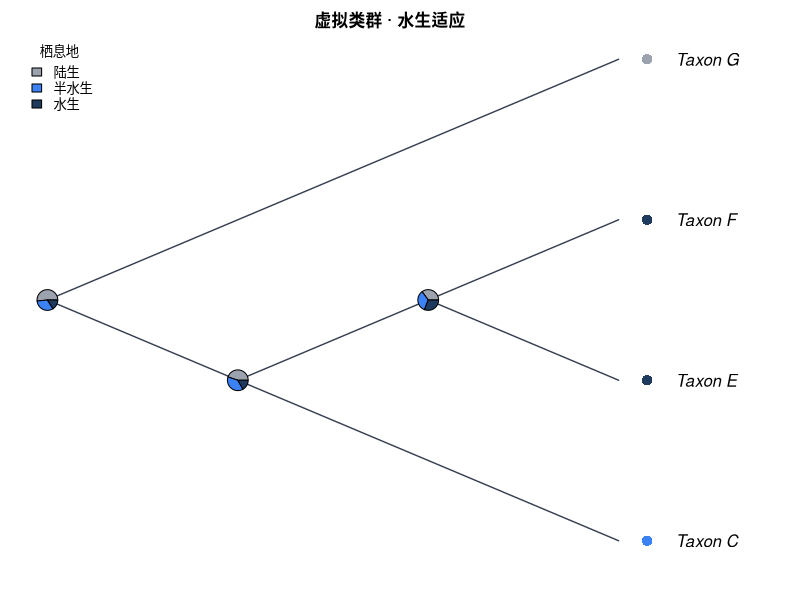

This figure's R source:
#!/usr/bin/env Rscript
# CladeForge reproducible-analysis script
# Project : 虚拟类群 · 水生适应
# Format  : CladeForge project v0.1.0
#
# What this script reproduces, and what it does not:
#   REPRODUCED (same algorithms as the application):
#     * Sankoff parsimony with the project's step matrix (advisory baseline);
#     * equal-rates Mk ancestral-state reconstruction (pruning + up-pass), i.e.
#       the posterior probabilities the app reports.
#   APPROXIMATED:
#     * a PDF figure drawn from the same data — character-coloured tips,
#       posterior pies, legend — in the project's cladogram layout
#       (equal branch spacing, like the CladeForge cladogram (branch lengths ignored)). It is NOT a pixel copy of the on-screen figure: manual
#       node positions, collapsed clades, custom reticulation edges, era bands
#       and the interactive ladderising order are GUI state that ape does not
#       consume. The topology, tip labels, states and posteriors are identical;
#       the geometry is a same-data rendering.
#   Branch lengths: present, used as given.
# Run with: Rscript this_file.R   (install.packages("ape") if needed)

library(ape)

# The tree is assembled from vectors rather than parsed from Newick, so every
# label survives byte-exact even where ape's own reader would mangle it.
tree <- structure(
  list(
    edge = matrix(c(5, 6, 5, 1, 6, 2, 6, 7, 7, 3, 7, 4), ncol = 2, byrow = TRUE),
    edge.length = c(1, 5, 7, 11, 41, 41),
    Nnode = 3L,
    tip.label = c("Taxon_G", "Taxon_C", "Taxon_E", "Taxon_F"),
    node.label = c("Taxon_A", "Taxon_B", "Taxon_D")
  ),
  class = "phylo"
)

# Branch lengths, with an explicit unit-length fallback: a cladogram-only project
# serialises no lengths at all, and 1 / mean(NULL) would poison every
# transition probability below.
bl <- tree$edge.length
if (is.null(bl) || !any(is.finite(bl) & bl > 0)) {
  bl <- rep(1, nrow(tree$edge))
  cat("NOTE: the tree carries no usable branch lengths; Mk probabilities and the\n")
  cat("      figure use unit (equal) branch lengths, i.e. topology-only inference.\n\n")
}

# Equal-rates Mk rate: one expected substitution per mean branch, so the
# transition probabilities are invariant to the tree's absolute scale. Every
# length above is already resolved the way the application resolves it (a
# recorded 0 is a real zero; unset / negative / non-finite became 1), so the mean
# runs over ALL of them — filtering here would drop zero-length and unmeasured
# edges from the average and make this script reconstruct at a different rate
# than the application reports. Deriving it from the fallback-protected bl
# above is what keeps the rate finite for a cladogram-only project.
rate <- 1 / mean(bl)


characters <- list(
  list(
    name = "栖息地",
    type = "discrete",
    states = c("陆生", "半水生", "水生"),
    colors = c("#9ca3af", "#3b82f6", "#1e3a5f"),
    cost = matrix(c(0, 2, 3, 2, 0, 1, 3, 1, 0), nrow = 3, byrow = TRUE),
    tips = c("Taxon_C" = "半水生", "Taxon_E" = "水生", "Taxon_F" = "水生", "Taxon_G" = "陆生")
  ),
  list(
    name = "运动方式",
    type = "discrete",
    states = c("跖行", "划水游动", "摆尾游动"),
    colors = c("#b45309", "#0ea5e9", "#1e3a8a"),
    cost = matrix(c(0, 2, 3, 5, 0, 1, 5, 5, 0), nrow = 3, byrow = TRUE),
    tips = c("Taxon_C" = "划水游动", "Taxon_E" = "摆尾游动", "Taxon_F" = "摆尾游动", "Taxon_G" = "跖行")
  )
)

# --- helpers ----------------------------------------------------------------

## Equal-rates (ER) Mk transition matrix P(t): the same closed form used by
## CladeForge's inference assistant. The rate is scaled by the mean branch
## length so probabilities are invariant to the tree's absolute scale.
p_er <- function(t, k, rate) {
  e <- exp(-k * rate * t)
  P <- matrix(1 / k, k, k) - (1 / k) * e
  diag(P) <- 1 / k + ((k - 1) / k) * e
  P
}

## Sankoff parsimony down/up pass. 'cost' is k x k; tips absent from tip_states
## are treated as missing data.
sankoff <- function(tree, tip_states, states, cost) {
  ntip <- length(tree$tip.label)
  k <- length(states)
  sidx <- setNames(seq_len(k), states)
  x <- sidx[tip_states[tree$tip.label]]
  parent <- tree$edge[, 1]
  child <- tree$edge[, 2]
  kids <- split(child, parent)
  root <- setdiff(unique(parent), unique(child))
  g <- matrix(0, nrow = ntip + tree$Nnode, ncol = k)
  rownames(g) <- as.character(seq_len(ntip + tree$Nnode))
  ## Down-pass: internal node indices decrease from root, so descending order
  ## visits children before parents.
  for (v in sort(as.integer(names(kids)), decreasing = TRUE)) {
    for (i in seq_len(k)) {
      total <- 0
      for (ch in kids[[as.character(v)]]) {
        if (ch <= ntip) {
          xi <- x[[ch]]
          if (is.na(xi)) next
          total <- total + min(cost[i, ] + ifelse(seq_len(k) == xi, 0, Inf))
        } else {
          total <- total + min(cost[i, ] + g[as.character(ch), ])
        }
      }
      g[as.character(v), i] <- total
    }
  }
  ## Up-pass: assign each node a state minimising cost given its parent.
  node_state <- integer(ntip + tree$Nnode)
  walk <- function(v, parent_state) {
    base <- if (parent_state == 0L) rep(0, k) else cost[parent_state, ]
    scores <- base + g[as.character(v), ]
    best <- which.min(scores)
    node_state[v] <<- best
    for (ch in kids[[as.character(v)]]) {
      if (ch > ntip) walk(ch, best)
    }
  }
  walk(root, 0L)
  list(cost = min(g[as.character(root), ]),
       states = node_state, k = k)
}

## Equal-rates Mk marginal ancestral reconstruction: Felsenstein pruning
## (down-pass) + parent/sibling up-pass, normal space. Uses the script-level
## 'bl' (which already falls back to unit lengths when the tree has none) and the
## script-level 'rate' (= 1 / mean usable branch length); both are bound before
## this function is ever called. For very large or very unbalanced trees prefer
## log-space implementations (phangorn::ace, phytools).
mk_asr <- function(tree, tip_states, states) {
  ntip <- length(tree$tip.label)
  k <- length(states)
  sidx <- setNames(seq_len(k), states)
  x <- sidx[tip_states[tree$tip.label]]
  parent <- tree$edge[, 1]
  child <- tree$edge[, 2]
  kids <- split(seq_along(child), parent)  # edge-row indices per parent
  root <- setdiff(unique(parent), unique(child))
  L <- matrix(1, nrow = ntip + tree$Nnode, ncol = k)
  rownames(L) <- as.character(seq_len(ntip + tree$Nnode))
  for (v in sort(as.integer(names(kids)), decreasing = TRUE)) {
    rows <- kids[[as.character(v)]]
    vec <- rep(1, k)
    for (r in rows) {
      ch <- child[r]
      m <- if (ch <= ntip) {
        xi <- x[[ch]]
        if (is.na(xi)) rep(1, k) else as.numeric(seq_len(k) == xi)
      } else L[as.character(ch), ]
      vec <- vec * (p_er(bl[r], k, rate) %*% m)
    }
    s <- sum(vec)
    L[as.character(v), ] <- if (s > 0) vec / s else rep(1 / k, k)
  }
  G <- matrix(1 / k, nrow = ntip + tree$Nnode, ncol = k)
  rownames(G) <- rownames(L)
  for (v in sort(as.integer(names(kids)))) {
    rows <- kids[[as.character(v)]]
    for (r in rows) {
      ch <- child[r]
      if (ch <= ntip) next
      sib_msg <- rep(1, k)
      for (r2 in rows) {
        ch2 <- child[r2]
        if (ch2 == ch) next
        m2 <- if (ch2 <= ntip) {
          xi <- x[[ch2]]
          if (is.na(xi)) rep(1, k) else as.numeric(seq_len(k) == xi)
        } else L[as.character(ch2), ]
        sib_msg <- sib_msg * (p_er(bl[r2], k, rate) %*% m2)
      }
      G[as.character(ch), ] <- p_er(bl[r], k, rate) %*% (G[as.character(v), ] * sib_msg)
      G[as.character(ch), ] <- G[as.character(ch), ] / sum(G[as.character(ch), ])
    }
  }
  post <- L * G
  post <- post / rowSums(post)
  list(posterior = post)
}

# --- analysis ---------------------------------------------------------------

cat("CladeForge reproducible analysis\n")
cat("Tree:", Ntip(tree), "tips,", tree$Nnode, "internal nodes\n\n")

internal_nodes <- (length(tree$tip.label) + 1):(length(tree$tip.label) + tree$Nnode)

for (ch in characters) {
  cat("== Character:", ch$name, "==\n")
  if (ch$type != "discrete" || length(ch$states) < 2) {
    cat("   continuous or single-state: exported as data only\n\n")
    next
  }
  scored <- ch$tips[names(ch$tips) %in% tree$tip.label]
  cost <- ch$cost
  if (is.null(cost)) {
    k <- length(ch$states)
    cost <- matrix(1, k, k); diag(cost) <- 0
  }
  sp <- sankoff(tree, scored, ch$states, cost)
  cat(sprintf("   Sankoff minimum cost: %g (step-matrix units)\n", sp$cost))
  asr <- mk_asr(tree, scored, ch$states)
  cat("   Mk posterior at each internal node (states:",
      paste(ch$states, collapse = " / "), ")\n")
  print(round(asr$posterior[as.character(internal_nodes), , drop = FALSE], 3))
  cat("\n")
}

# --- figure -----------------------------------------------------------------
# A same-data rendering of the GUI figure: character-coloured tips (first
# discrete character) + posterior pies at internal nodes + auto legend, in the
# layout the project is displayed as. Manual positions / collapsed clades /
# custom edges / era bands are GUI-only and are not reproduced here.

discrete <- Filter(function(ch) ch$type == "discrete" && length(ch$states) >= 2, characters)

# cairo_pdf renders unicode labels reliably; use pdf() if cairo is unavailable.
cairo_pdf("cladeforge_reconstruction.pdf", width = 9, height = 7)
par(mar = c(2, 1, 2, 2), xpd = NA)
cat("Figure layout: type = cladogram, use.edge.length = FALSE",
    "(equal branch spacing, like the CladeForge cladogram (branch lengths ignored))\n")
plot(tree, type = "cladogram", use.edge.length = FALSE,
     show.tip.label = TRUE,
     label.offset = 0.3,
     edge.color = "#374151", edge.width = 1.4)
title(main = "虚拟类群 · 水生适应", cex.main = 1.0)

if (length(discrete) > 0) {
  main <- discrete[[1]]
  scored <- main$tips[names(main$tips) %in% tree$tip.label]
  k <- length(main$states)
  cost <- main$cost
  if (is.null(cost)) { cost <- matrix(1, k, k); diag(cost) <- 0 }

  tip_col <- rep("#6b7280", Ntip(tree))
  names(tip_col) <- tree$tip.label
  for (lab in names(scored)) tip_col[[lab]] <- main$colors[[match(scored[[lab]], main$states)]]
  tiplabels(pch = 16, col = tip_col, cex = 1.4, offset = 0.15)

  asr <- mk_asr(tree, scored, main$states)
  nodelabels(node = internal_nodes, pie = asr$posterior[as.character(internal_nodes), , drop = FALSE],
             piecol = main$colors, cex = 0.7)
  legend("topleft", legend = main$states, fill = main$colors,
         title = main$name, bty = "n", cex = 0.8)
}

dev.off()

cat("Wrote cladeforge_reconstruction.pdf\n")
